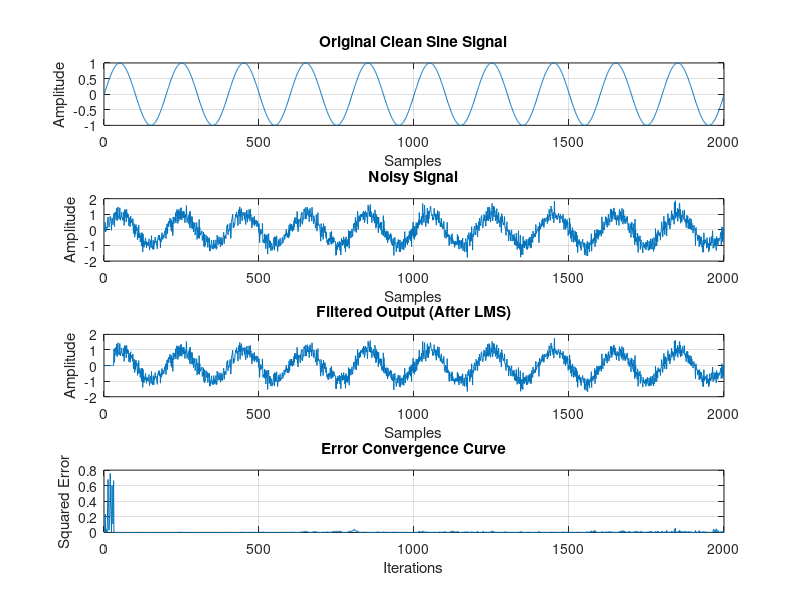

Source code (MATLAB):
% Adaptive Noise Cancellation using LMS Algorithm
% Final Corrected Version

clc;
clear;
close all;

%% PARAMETERS
N = 2000;            % Number of samples
fs = 1000;           % Sampling frequency
f = 5;               % Sine frequency
mu = 0.001;          % Step size
filter_order = 32;   % Filter length

%% CLEAN SIGNAL
n = 0:N-1;
s = sin(2*pi*f*n/fs);

%% GENERATE NOISE
noise = 0.3 * randn(1,N);

%% PRIMARY INPUT (NOISY SIGNAL)
d = s + noise;

%% CORRELATED REFERENCE NOISE
x = filter([1 0.5],1,noise);

%% LMS INITIALIZATION
w = zeros(filter_order,1);
y = zeros(1,N);
e = zeros(1,N);

%% LMS ALGORITHM
for i = filter_order:N
    
    x_vec = x(i:-1:i-filter_order+1)';
    
    y(i) = w' * x_vec;      % Estimated noise
    
    e(i) = d(i) - y(i);     % Cleaned output
    
    w = w + mu * e(i) * x_vec;
end

%% CORRECT SNR CALCULATION
noise_before = noise;      % Original noise
noise_after  = s - e;      % Residual noise after filtering

snr_before = 10*log10(sum(s.^2)/sum(noise_before.^2));
snr_after  = 10*log10(sum(s.^2)/sum(noise_after.^2));

fprintf('SNR Before Filtering : %.2f dB\n', snr_before);
fprintf('SNR After Filtering  : %.2f dB\n', snr_after);

%% PLOTS

figure('Name','Adaptive Noise Cancellation');

subplot(4,1,1)
plot(s)
title('Original Clean Sine Signal')
xlabel('Samples')
ylabel('Amplitude')
grid on

subplot(4,1,2)
plot(d)
title('Noisy Signal')
xlabel('Samples')
ylabel('Amplitude')
grid on

subplot(4,1,3)
plot(e)
title('Filtered Output (After LMS)')
xlabel('Samples')
ylabel('Amplitude')
grid on

subplot(4,1,4)
plot((d-e).^2)
title('Error Convergence Curve')
xlabel('Iterations')
ylabel('Squared Error')
grid on
